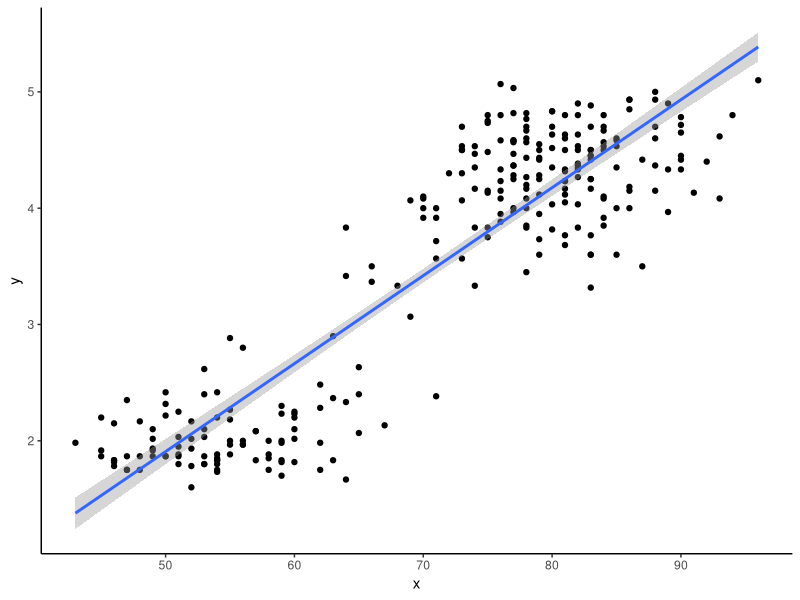
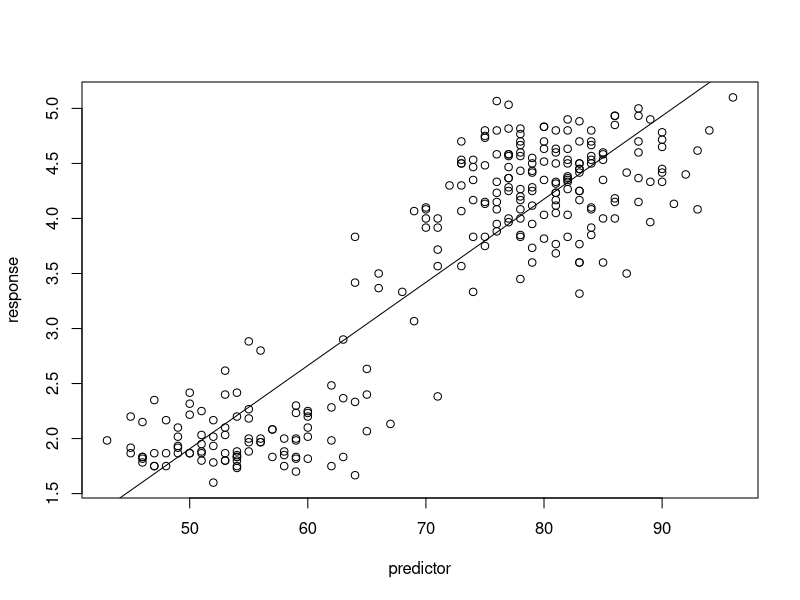
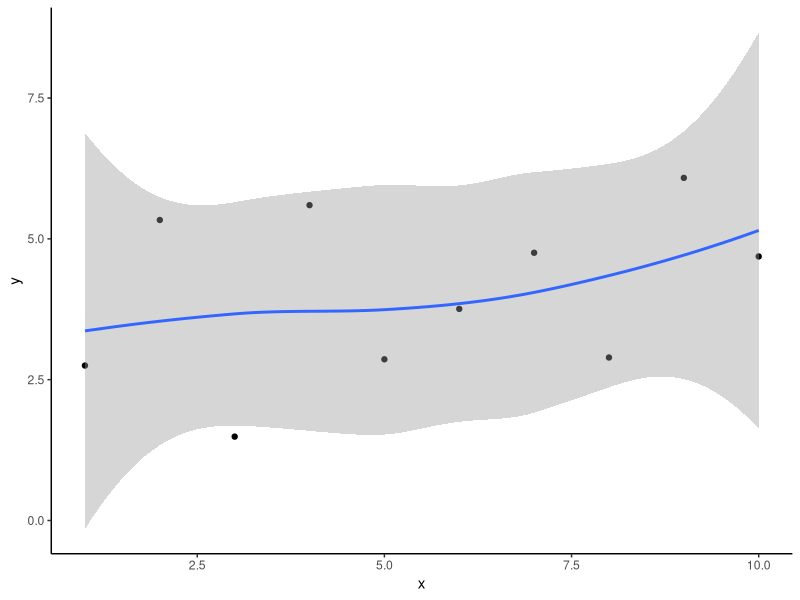
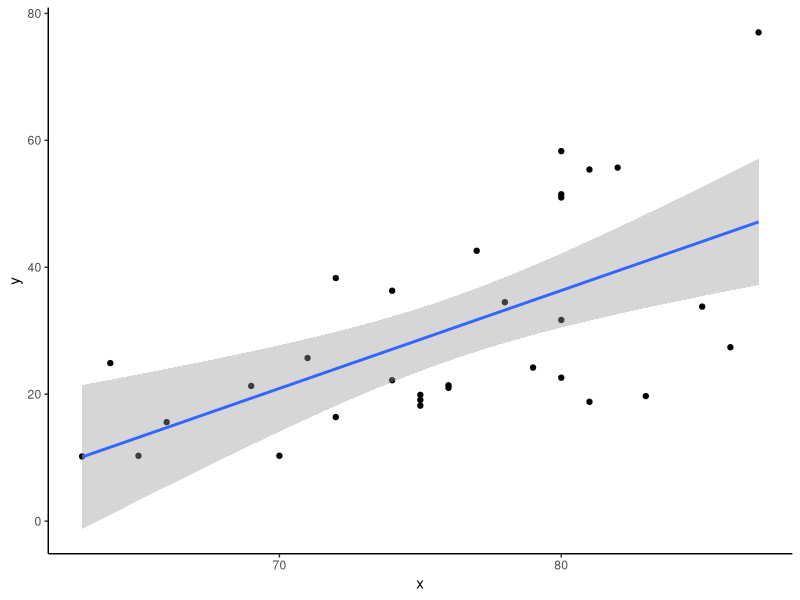
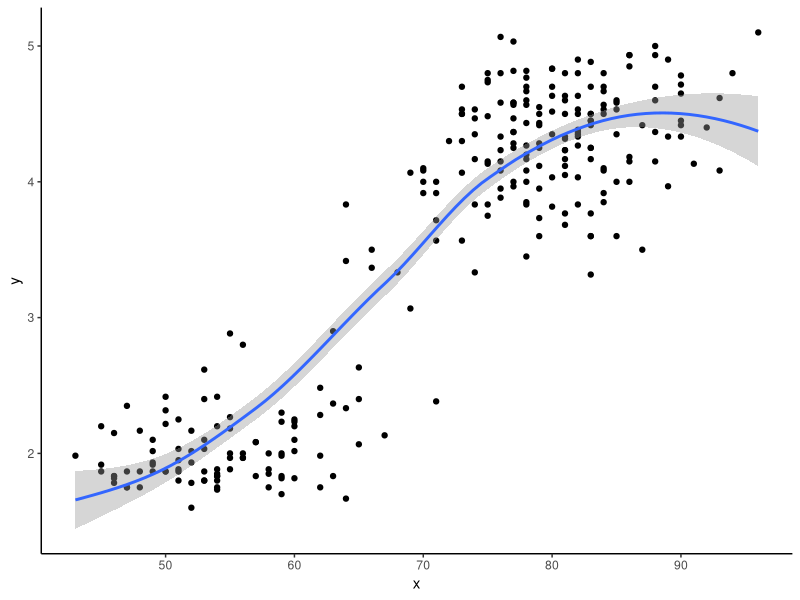
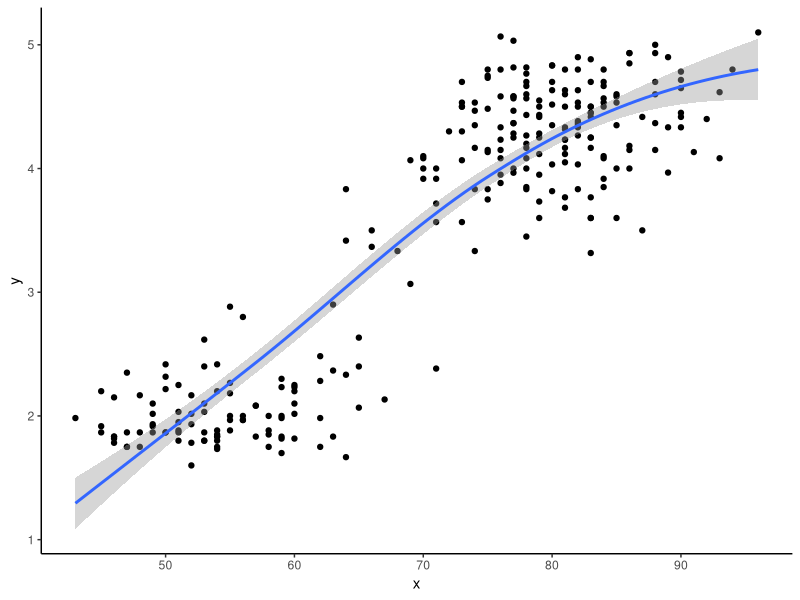
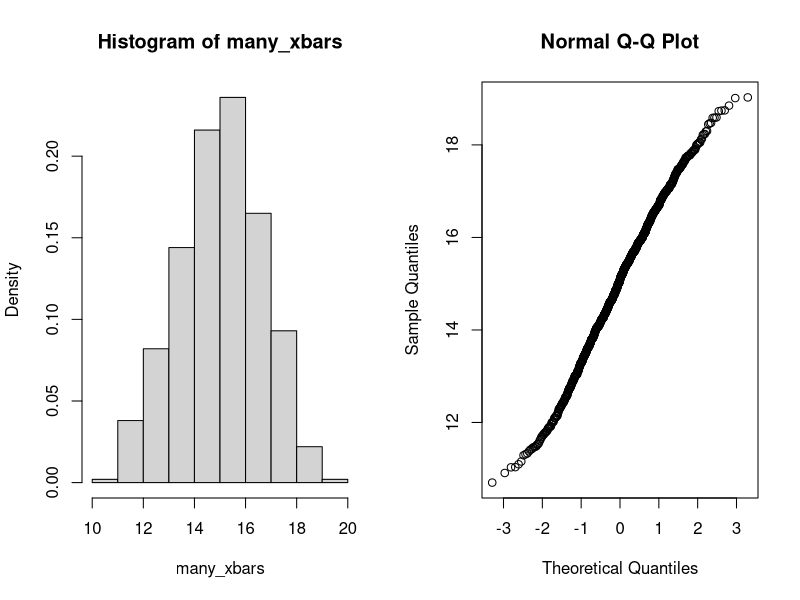
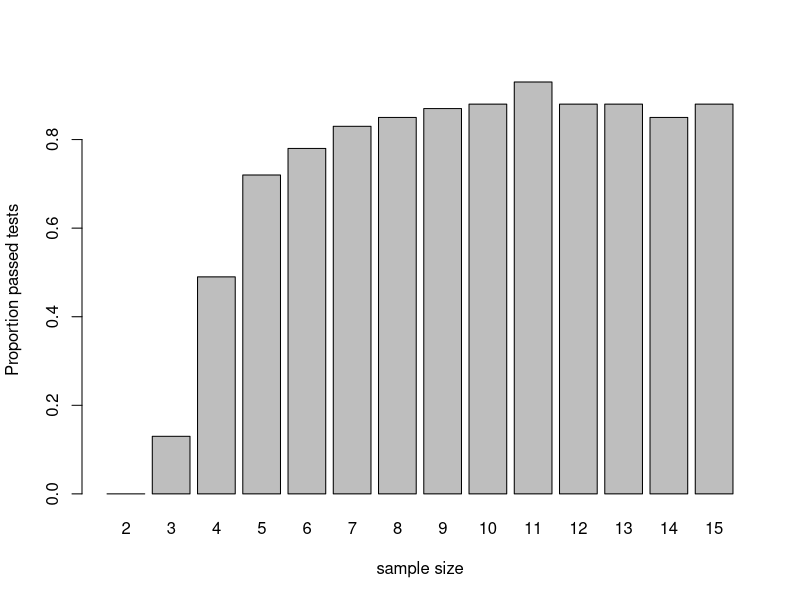

Reproduce these figures in R, in order. (Note: this script raises an error after producing the figures.)

#  NRES 746, Lab 1  ----------------------
##  University of Nevada, Reno                        
##  Computational algorithms and review of statistics  


# LAB 1 answer key  --------------------

# this is just one solution- there are lots of other possibilities

## exercise 1a  ----------------------

CoefVar <- function(x){    
  cv <- sd(x,na.rm=TRUE)/mean(x,na.rm=TRUE)
  return(cv)     
}
#CoefVar(c(2,3,4,3,2,3,4))   # test your function


# Testing your code ------------------------ 
#   Explore the "trees" dataset 

#?trees

summary(trees)    # learn more about the data

trees$Height    # extract the "Height" column from the trees dataset.

CoefVar(trees$Height)    # run your new function!


library(ggplot2)

## exercise 1b ---------------------

    # ggplot version
DrawLine <- function(x,y){ 
  coefs <- coef(lm(y~x))
  df = data.frame(x=x,y=y)
  plot = ggplot(df,aes(x,y)) +
    geom_point() +
    geom_smooth(method="lm") +
    theme_classic()
  print(plot)
  return(coefs)
}

      # base R version
DrawLine_base <- function(x,y){ 
  plot(y~x,xlab="predictor",ylab="response")
  mod = lm(y~x)
  coefs <- coef(mod)
  abline(mod)
  return(coefs)
}


#DrawLine(trees$Height,trees$Volume)

# ?faithful
# summary(faithful)

## ggplot version:
DrawLine(faithful$waiting,faithful$eruptions)    # test your function using the old faithful eruptions data

## base R version:
DrawLine_base(faithful$waiting,faithful$eruptions)


## exercise 1c --------------------

    # ggplot version
DrawLine2 <- function(x,y,smooth=TRUE,span=1){ 
  if(smooth) coefs <- loess(y~x,span=span) else coefs <- coef(lm(y~x))
  df = data.frame(x=x,y=y)
  plot = ggplot(df,aes(x,y)) +
    geom_point() +
    theme_classic()
  if(smooth) plot = plot + geom_smooth(method="loess",span=span) else plot = plot + geom_smooth(method="lm")
  print(plot)
  return(coefs)
}

      # base R version
DrawLine2_base <- function(x,y,smooth=TRUE,span=1){  
  if(smooth==FALSE){
    plot(y~x)
    mod <- lm(y~x)
    coefs <- coef(mod)
    abline(coefs,lwd=2)
  }else{
    coefs <- loess(y~x,span=span)
    scatter.smooth(y~x,span=span,lpars=list(lwd=2))
  }
  return(coefs)     
}

xvec <- c(1:10)
yvec <- rnorm(length(xvec),c(2:6,7:3),2)
DrawLine2(xvec,yvec,smooth=T,span=1)    # run your new function!

DrawLine2(x=trees$Height,y=trees$Volume,smooth=F)

DrawLine2(faithful$waiting,faithful$eruptions,smooth=T,span=1)    # test using the old faithful eruptions data

DrawLine2(faithful$waiting,faithful$eruptions,smooth=T,span=1.9)


## exercise 1d: CLT function  ------------------

CLTdemo <- function(N=10,min=0,max=1,visualize=T){
  lots <- 1000       # placeholder representing infinity 
  many_samples = replicate(lots,runif(N,min,max))  # generate lots of samples!
  many_xbars = colMeans(many_samples)  # compute lots of sample means
  if(visualize){
    layout(matrix(1:2,nrow=1))
    hist(many_xbars,freq=F)    # distribution of sample means.
    qqnorm(many_xbars)   # normal q-q plot
  }
  return(shapiro.test(many_xbars)$p.value)
}


CLTdemo(3,10,20)    # run your new function!

 ## you might want to replicate this many times...

replicate(5,CLTdemo(3,10,20,visualize=F))   # for example, replicate 5 times



## Exercise 1e  ----------------------------

sizes <- seq(2,15)

evidence <- sapply(sizes, function(this) replicate(100,CLTdemo(this,10,20,visualize = F) ) )
pass_rate <- apply(evidence,2,function(this) sum(this>0.1)/length(this)  )

par(mfrow=c(1,1))
names(pass_rate) <- sizes
barplot(pass_rate,xlab="sample size",ylab="Proportion passed tests")


## exercise 2a: predict ozone concentration  ------------------

# summary(model2)
# ?airquality

CtoF <- function(c){ c*9/5 + 32 }
nd <- data.frame(
  Temp = CtoF(c(26,30)),
  Solar.R = 200,
  Wind = 9
)
diff(predict(model2,nd))   # difference of 12.88 ppb Ozone 


## exercise 2b: predict ozone concentration  ------------------

##  written answer:  the null hypothesis is that the true regression coefficient for the population of interest is zero. 


## exercise 2c: diagnostic  ------------------

summary(model2)

par(mfrow=c(3,2),mai=c(1,1,0,0))
plot(model2)

plot(air_cleaned$Wind,residuals(model2))
plot(air_cleaned$Temp,residuals(model2))

### Short answer: the diagnostic plots look okay except there seems to be some evidence for nonlinear response of Ozone to Wind



## exercise 2d: variable importance  ------------------

# summary(model2)
# ?airquality

library(ggeffects)
library(cowplot)

r1 = predict_response(model2, terms = "Wind")
r2 = predict_response(model2, terms = c("Temp","Solar.R"))

a = plot(r1,show_data = T, jitter = 0.1)
b = plot(r2,show_data = T, jitter = 0.1)

plot_grid(a,b)

anova(model2)
drop1(model2,test="Chisq")

model3 = lm(Ozone~scale(Wind)+scale(Solar.R)*scale(Temp),data=air_cleaned)
summary(model3)

## short answer: all variables are important and it is difficult to tell which is 'most important'. Standardized coefficients indicate that temperature may be the strongest effect, followed by wind. Interestingly, the main effect of the 'Temp' variable was 'non-significant' in model 2 but the effect of "Temp acted primarily through the interaction term. Note: when interaction terms are included in a model it does NOT usually make sense to interpret the main effect without also considering the interaction term. 


# Exercise 3: brute force z-tests! --------------------


#   modified from lecture...

ztest_bruteforce <- function(d, mu, sigma){
  return_list <- list() # bundle results to return using a list object
  return_list$Xbar <- mean(d)  # Compute the sample statistic
  N <- length(d)   # compute sample size
  lots <- 1000       # stand-in for infinity [compute lots of replicate samples under the null hypothesis] 
  return_list$nulldist <- replicate(lots, mean(rnorm(N,mu,sigma)) )     # Simulate random sample and generate sampling distribution
  return_list$p_value <- sum(return_list$nulldist<=return_list$Xbar)/lots   # how many of these are more extreme than the sample statistic?
  return(return_list)
}

# mu = 3.8     # testing code (commented out)
# sigma = 0.9
# mysample = c(3.14,3.27,2.56,3.77,3.34,4.32,3.84,2.19,5.24,3.09)
# ztest_bruteforce(d = mysample, mu, sigma )

# zstat = (mean(mysample)-mu)/(sd(mysample)/sqrt(length(mysample)))
# pnorm(zstat)


## Question 3a  -----------------------

library(tidyverse)

my_ztest <- function(d, mu, sigma, alternative='b'){
  return_list <- list() # bundle results to return using a list object
  return_list$Xbar <- mean(d)  # Compute the sample statistic
  N <- length(d)   # compute sample size
  lots <- 10000       # stand-in for infinity 
  return_list$nulldist <- replicate(lots, mean(rnorm(N,mu,sigma)) )     # generate sampling distribution
  if(!(alternative%in%c('b','g','l'))) ~ stop("alternative must have one of the values 'l', 'g', or 'b'")
  dist_from_null <- return_list$nulldist-mu
  return_list$p_value <- case_when(    # you can use if-then-else, but the case_when method is a little cleaner
    alternative == 'l' ~ sum(dist_from_null<=(return_list$Xbar-mu))/lots,
    alternative == 'g' ~ sum(dist_from_null>=(return_list$Xbar-mu))/lots,
    alternative == 'b' ~ sum(abs(dist_from_null)>=abs(return_list$Xbar-mu))/lots
  )
  return(return_list)
}


mu = 4     # testing code
sigma = 2
mysample = c(3.14,3.27,2.56,3.77,3.34,4.32,3.84,2.19,5.24,3.09)
test = my_ztest(mysample, mu, sigma,alternative = 'l' )
str(test)
test$p_value

   # also try using the code from lecture to compare against a "real" z-test!


x_vs_null <- function(x, nulldata){
  to_return <- list()   # initialize object to return
  to_return$xbar <- mean(x)   # sample mean
  N <- length(x)   # compute sample size
  lots <- 1000                 # set the number of replicate samples
  to_return$nulldist <- replicate(lots,mean(sample(nulldata,N,replace=T)))    # sampling distribution under null
  to_return$p_value <- sum(to_return$nulldist<=to_return$xbar)/lots  # how many of these samples are more extreme than the sample statistic?
  to_return
}


nulldata=c(2.2,3.86,6.39,4.6,3.43,5.16,4.36,4.22,6.31,4.61,5.13,4.12,4.64,4.03,5.01,7.33,5.35,4.7,2.82,4.87,3.87,5.95,5.28,4.02,3.58,4.03,5.38,5.5,3.07,3.29,3.45,5.25,5.7,1.26,5.28,4.19,4.76,4.2,4.81,2.5)
mysample = c(3.14,3.27,2.56,3.77,3.34,4.32,3.84,2.19,5.24,3.09)
test = x_vs_null(mysample, nulldata )
test$p_value


# Exercise 4: Bootstrapping regression coefficients! ---------------

# first, grab the code from the lecture (bootstrapping R-squared)
    
Rsquared <- function(df,responsevar="Volume"){    # univariate models only- interaction and multiple regression not implemented here
  response <- df[,responsevar]       # extract the response variable
  varnames <- setdiff(names(df),responsevar)      # extract all column names that are not the response    
  rsq <- numeric(length(varnames))        # named storage vector
  names(rsq) <- varnames               
  for(i in names(rsq)){         # loop through predictors
      model <- lm(as.formula(paste0(responsevar,"~",i)),df)       # regress response on predictor
      rsq[i] <- summary(model)$r.square       # extract R-squared statistic   1-RSS/TSS
  }
  return(rsq)     
}

boot_sample <- function(df,fun,nboot,y){
  t(replicate(nboot,fun(df[sample(1:nrow(df),replace=T),],responsevar=y) ))  #  randomly sample observations with replacement and generate statistics from the bootstrapped sample
}


## exercise 4a  -------------------

RegressionCoefs <- function(df,responsevar){    # univariate models only- interaction and multiple regression not implemented here
  response <- df[,responsevar]       # extract the response variable
  names <- names(df)                  
  coefs <- numeric(length(names))        # named storage vector
  names(coefs) <- names(df)               
  coefs <- coefs[names(coefs)!=responsevar]           # assume that all columns that are not the response variable are possible predictor variables
  for(i in names(coefs)){         # loop through predictors
      predictor <- df[,i]                  # extract this predictor
      model <- lm(response~predictor)       # regress response on predictor
      coefs[i] <- coefficients(model)["predictor"]       # extract slope term
  }
  return(coefs)     
}



RegressionCoefs(trees,"Volume")   # should return two regression coefficients


## exercise 4b  -----------------

 # note: this is copied from the lecture code...
boot_sample <- function(df,fun,nboot,y){
  t(replicate(nboot,fun(df[sample(1:nrow(df),replace=T),],responsevar=y) ))  #  randomly sample observations with replacement and generate statistics from the bootstrapped sample
}


BootCoefs <- function(df,fun,n_samples,responsevar){
  boot <- boot_sample(df,fun,n_samples,responsevar)   # generate test statistics (coefs) for 1000 bootstrap samples
  apply(boot,2,function(t)  quantile(t,c(0.025,0.5,0.975)))       # summarize the quantiles to generate confidence intervals for each predictor variable
}



BootCoefs(df=trees,fun=RegressionCoefs,1000,responsevar="Volume")

df <- mtcars[,c(1,3,4,6)]
responsevar="mpg"
BootCoefs(df,RegressionCoefs,1000,responsevar)


## Exercise 4c  ---------------------

BootCoefs(trees,RegressionCoefs,responsevar="Volume")

data.frame(
  Girth=confint(lm(Volume~Girth,trees))["Girth",],    # compare with lm() 
  Height=confint(lm(Volume~Height,trees))["Height",]    # compare with lm() 
)

# There are slight differences due to stochasticity, and the bootstrapped coefficient intervals may be slightly wider, but the answers are essentially the same. 

# end of lab 1
